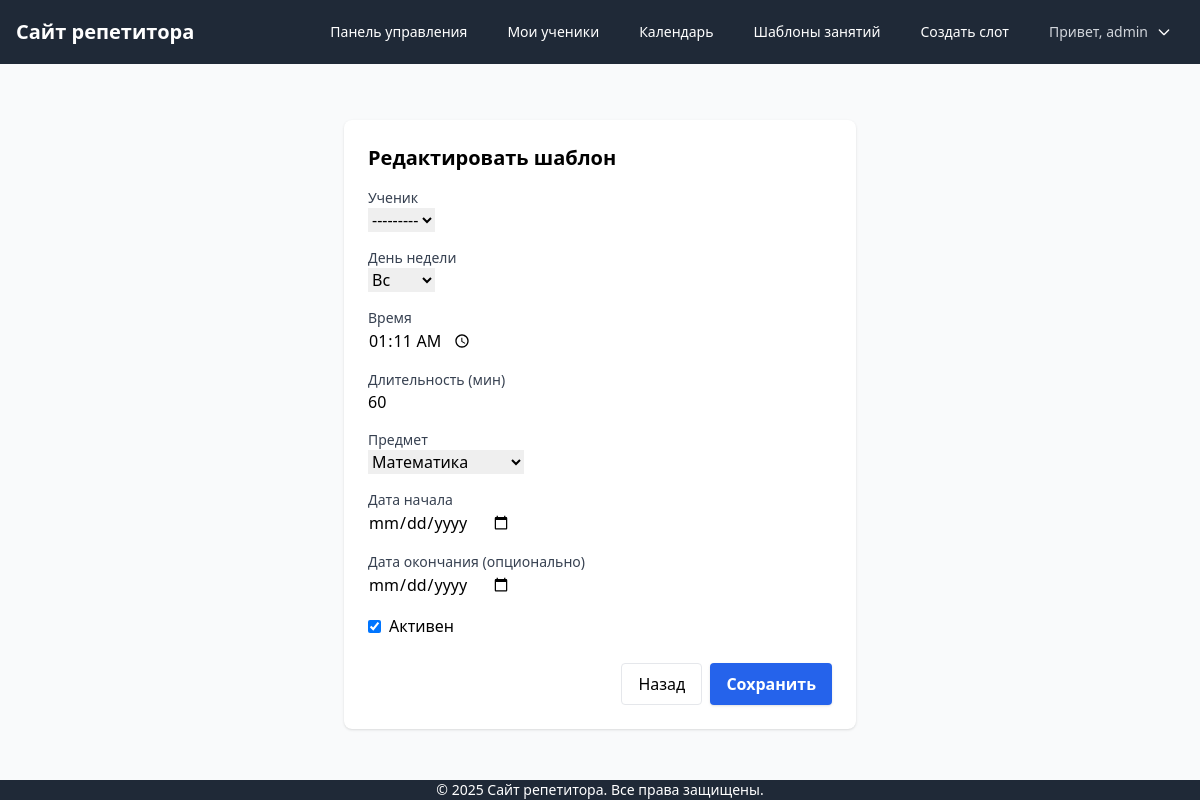
The app's page /tutor/recurring-templates/2/edit/ (signed in), older data.
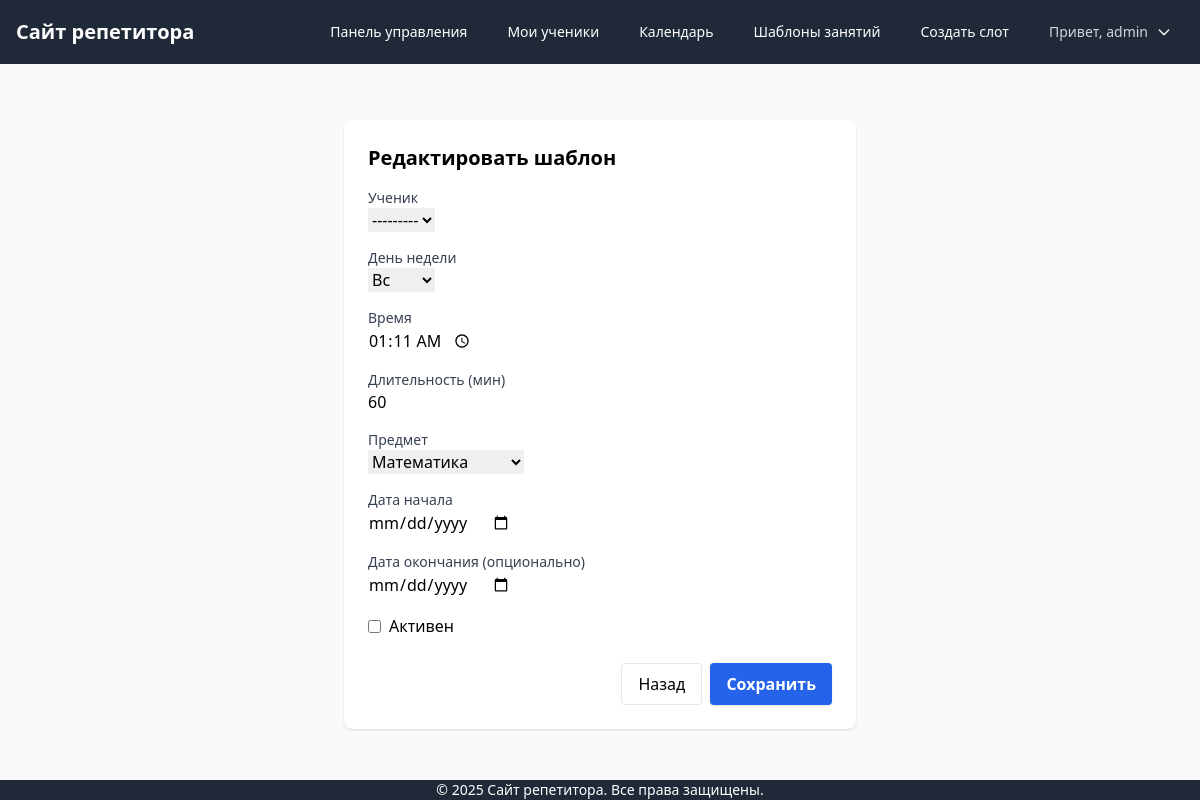
The same page, newer data.
### scheduler/models.py (models this page shows, shortened)
class RecurringLessonTemplate(models.Model):
    tutor = models.ForeignKey(User, on_delete=models.CASCADE, related_name='recurring_templates_as_tutor')
    student = models.ForeignKey(User, on_delete=models.CASCADE, related_name='recurring_templates_as_student')
    weekday = models.IntegerField(choices=[(i, day) for i, day in enumerate(['Пн','Вт','Ср','Чт','Пт','Сб','Вс'])])
    time = models.TimeField()
    duration = models.IntegerField(default=60)
    subject = models.CharField(max_length=20, choices=Lesson.SUBJECT_CHOICES, default='math')
    start_date = models.DateField()
    end_date = models.DateField(null=True, blank=True)
    is_active = models.BooleanField(default=True)
    created_at = models.DateTimeField(auto_now_add=True)
    updated_at = models.DateTimeField(auto_now=True)

### scheduler/views.py (the view)
# urls.py: path('tutor/recurring-templates/<int:template_id>/edit/', views.recurring_template_edit, name='recurring_template_edit'),
@login_required
@user_passes_test(is_tutor)
def recurring_template_edit(request, template_id):
    template = get_object_or_404(RecurringLessonTemplate, id=template_id, tutor=request.user)
    if request.method == 'POST':
        form = RecurringLessonTemplateForm(request.POST, instance=template, tutor=request.user)
        if form.is_valid():
            form.save()
            return redirect('recurring_templates_list')
    else:
        form = RecurringLessonTemplateForm(instance=template, tutor=request.user)
    return render(request, 'scheduler/tutor/recurring_templates/form.html', {'form': form, 'create': False})

### scheduler/forms.py
class RecurringLessonTemplateForm(forms.ModelForm):
    def __init__(self, *args, **kwargs):
        tutor = kwargs.pop('tutor', None)
        super().__init__(*args, **kwargs)
        if tutor:
            self.fields['student'].queryset = User.objects.filter(
                tutors_list__tutor=tutor,
                tutors_list__is_active=True
            )
    class Meta:
        model = RecurringLessonTemplate
        fields = ['student', 'weekday', 'time', 'duration', 'subject', 'start_date', 'end_date', 'is_active']
        widgets = {
            'time': forms.TimeInput(attrs={'type': 'time'}),
            'start_date': forms.DateInput(attrs={'type': 'date'}),
            'end_date': forms.DateInput(attrs={'type': 'date'}),
        }

### scheduler/views.py (called while the page is built)
def is_tutor(user):
    return user.groups.filter(name='Tutors').exists()

### scheduler/templates/scheduler/tutor/recurring_templates/form.html (shortened to what this page needs)
{% extends 'base.html' %}
{% block content %}
<div class="max-w-lg mx-auto bg-white shadow rounded-lg p-6 mt-8">
    <h1 class="text-xl font-bold mb-4">{% if create %}Создать шаблон{% else %}Редактировать шаблон{% endif %}</h1>
    <form method="post">
        <div class="space-y-4">
            <div>
                <label class="block text-sm font-medium text-gray-700">Ученик</label>
                {{ form.student }}
            </div>
            <div>
                <label class="block text-sm font-medium text-gray-700">День недели</label>
                {{ form.weekday }}
            </div>
            <div>
                <label class="block text-sm font-medium text-gray-700">Время</label>
                {{ form.time }}
            </div>
            <div>
                <label class="block text-sm font-medium text-gray-700">Длительность (мин)</label>
                {{ form.duration }}
            </div>
            <div>
                <label class="block text-sm font-medium text-gray-700">Предмет</label>
                {{ form.subject }}
            </div>
            <div>
                <label class="block text-sm font-medium text-gray-700">Дата начала</label>
                {{ form.start_date }}
            </div>
            <div>
                <label class="block text-sm font-medium text-gray-700">Дата окончания (опционально)</label>
                {{ form.end_date }}
            </div>
            <div>
                <label class="inline-flex items-center">
                    {{ form.is_active }} <span class="ml-2">Активен</span>
                </label>
            </div>
        </div>
        <div class="flex gap-2 justify-end mt-6">
            <a href="{% url 'recurring_templates_list' %}" class="px-4 py-2 rounded border">Назад</a>
            <button type="submit" class="px-4 py-2 rounded bg-blue-600 text-white font-semibold shadow hover:bg-blue-700 transition">Сохранить</button>
        </div>
    </form>
</div>
{% endblock %}

Row changes from the older to the newer data that the page shows:
changed RecurringLessonTemplate "Вс": is_active "☑" → "☐"
